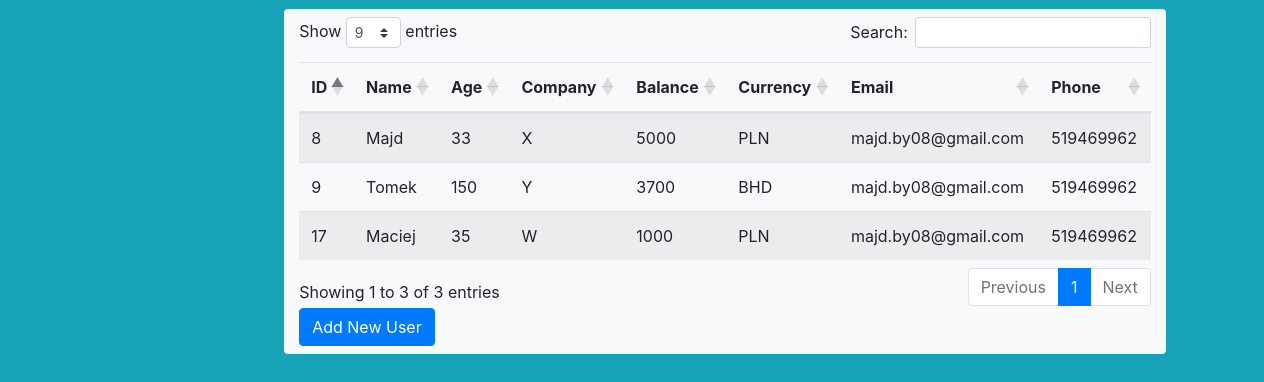
The page / on the database its author committed.
### tables this page shows
CREATE TABLE `tbl_users` (
  `id` int(11) NOT NULL,
  `name` varchar(50) NOT NULL,
  `age` int(20) NOT NULL,
  `company` varchar(50) NOT NULL,
  `balance` decimal(50,0) NOT NULL,
  `currency` varchar(10) NOT NULL,
  `email` varchar(30) NOT NULL,
  `phone` int(20) NOT NULL
);

### incl/init.php (called while the page is built, shortened)
<?php
		$tpl	 	 =		 'Template/';
		include $tpl.'header.php';
		include $tpl.'footer.php';

### index.php (called while the page is built)
<?php
require './vendor/autoload.php';

### incl/index.php (the view, shortened to what this page needs)
<?php
include'init.php';
?>
		<?php
			$do = isset($_GET['do']) ? $_GET['do'] : 'Manage';
				if($do == 'Manage')	{
		?>
			<div class					=		"container">
				<div class  			=		"row justify-content-center">
					<div class			=		"col-lg-10 bg-light rounded my-2 py-2">
						<table class	=		"table
												table-borderd
												table-striped
												table-hover
												">
							<thead>
								<tr>
									<th>ID</th>
									<th>Name</th>
									<th>Age</th>
									<th>Company</th>
									<th>Balance</th>
									<th>Currency</th>
									<th>Email</th>
									<th>Phone</th>
								</tr>
							<thead>
							<tbody>
		<?php
								$stmt 		=		 $con->prepare("SELECT * FROM tbl_users  ");
								$stmt->execute();
								$rows 		=		 $stmt->fetchAll();
								foreach($rows as $row){
									echo "<tr>";
										echo "<td>".$row['id']. "</td>";
										echo "<td>".$row['name']. "</td>";
										echo "<td>".$row['age']. "</td>";
										echo "<td>".$row['company']. "</td>";
										echo "<td>".$row['balance']. "</td>";
										echo "<td>".$row['currency']. "</td>";
										echo "<td>".$row['email']. "</td>";
										echo "<td>".$row['phone']. "</td>";
									echo "</tr>";
								}
		?>
							</tbody>
							</table>
									<a href="index.php?do=Add" class="manage btn btn-primary"><i class="fa fa-plus" ></i>Add New User</a>
					</div>
				</div>
			</div>
		<?php
							}
		?>
<?php
	include 'Template/footer.php';
?>

### incl/Template/header.php (shortened to what this page needs)
<!DOCTYPE html>
<html>
	<head>
		<link rel		=		"stylesheet"
			  href		=		"https://stackpath.bootstrapcdn.com/bootstrap/4.5.0/css/bootstrap.min.css">
		<link rel		=		"stylesheet"
			  href      =		"https://cdn.datatables.net/1.10.19/css/dataTables.bootstrap4.min.css">
		<link rel		=		"stylesheet"
			  href      =		"incl/Css/backend.css">
	</head>
<body class="bg-info">

### incl/Template/footer.php (shortened to what this page needs)
</body>
</html>

### incl/Css/backend.css (style rules this page uses)
.table thead th { text-align: center; }
.container, .form-horizontal, .form-group { width: 100%; padding-right: 1px; padding-left: 111px; margin-right: 54px; margin-left: 100px; padding-top: 1px; }

### rows shown on the page
tbl_users: id "8", name "Majd", age "33", company "X", balance "5000", currency "PLN", email "majd.by08@gmail.com", phone "519469962"
tbl_users: id "9", name "Tomek", age "150", company "Y", balance "3700", currency "BHD", email "majd.by08@gmail.com", phone "519469962"
tbl_users: id "17", name "Maciej", age "35", company "W", balance "1000", currency "PLN", email "majd.by08@gmail.com", phone "519469962"
